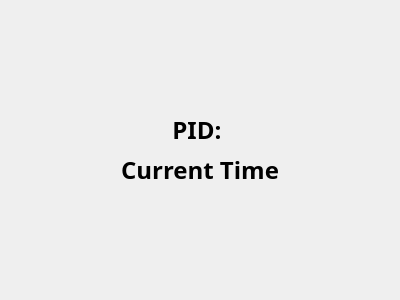
<?xml version="1.0" encoding="UTF-8"?>
<ui version="4.0">
 <class>TimeWindow</class>
 <widget class="QWidget" name="TimeWindow">
  <property name="geometry">
   <rect>
    <x>0</x>
    <y>0</y>
    <width>400</width>
    <height>300</height>
   </rect>
  </property>
  <property name="font">
   <font>
    <family>Ubuntu Mono</family>
    <pointsize>18</pointsize>
    <weight>75</weight>
    <bold>true</bold>
   </font>
  </property>
  <property name="windowTitle">
   <string>Current Time</string>
  </property>
  <layout class="QVBoxLayout" name="verticalLayout">
   <item>
    <widget class="QLabel" name="pidLabel">
     <property name="text">
      <string>PID: </string>
     </property>
     <property name="alignment">
      <set>Qt::AlignBottom|Qt::AlignHCenter</set>
     </property>
    </widget>
   </item>
   <item>
    <widget class="QLabel" name="timeLabel">
     <property name="font">
      <font>
       <family>Ubuntu Mono</family>
       <pointsize>18</pointsize>
       <weight>75</weight>
       <bold>true</bold>
      </font>
     </property>
     <property name="text">
      <string>Current Time</string>
     </property>
     <property name="alignment">
      <set>Qt::AlignHCenter|Qt::AlignTop</set>
     </property>
    </widget>
   </item>
  </layout>
 </widget>
 <resources/>
 <connections/>
</ui>
